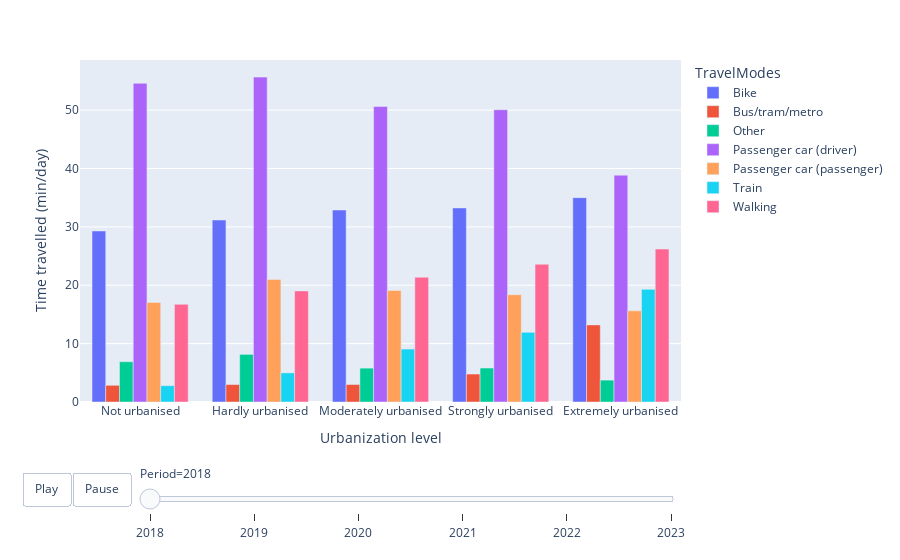

Write notebook code for a chart like this one.
### Code cell
barplotanimation(datanototal, 'Time_Travelled_Minutes_Per_Day', urbanization_order, 'Time travelled (min/day)')

### Figure 1 — Plotly figure (JSON) as saved in the notebook; plotly's stock layout.template omitted (floating-point values rounded to 4 significant figures)
{"data": [{"alignmentgroup": "True", "hovertemplate": "TravelModes=Bike<br>Period=2018<br>Urbanization level=%{x}<br>Time travelled (min/day)=%{y}<extra></extra>", "legendgroup": "Bike", "marker": {"color": "#636efa", "pattern": {"shape": ""}}, "name": "Bike", "offsetgroup": "Bike", "orientation": "v", "showlegend": true, "textposition": "auto", "type": "bar", "x": ["Extremely urbanised", "Hardly urbanised", "Moderately urbanised", "Not urbanised", "Strongly urbanised"], "xaxis": "x", "y": [35.01, 31.18, 32.89, 29.3, 33.25], "yaxis": "y"}, {"alignmentgroup": "True", "hovertemplate": "TravelModes=Bus/tram/metro<br>Period=2018<br>Urbanization level=%{x}<br>Time travelled (min/day)=%{y}<extra></extra>", "legendgroup": "Bus/tram/metro", "marker": {"color": "#EF553B", "pattern": {"shape": ""}}, "name": "Bus/tram/metro", "offsetgroup": "Bus/tram/metro", "orientation": "v", "showlegend": true, "textposition": "auto", "type": "bar", "x": ["Extremely urbanised", "Hardly urbanised", "Moderately urbanised", "Not urbanised", "Strongly urbanised"], "xaxis": "x", "y": [13.21, 2.99, 3, 2.86, 4.79], "yaxis": "y"}, {"alignmentgroup": "True", "hovertemplate": "TravelModes=Other<br>Period=2018<br>Urbanization level=%{x}<br>Time travelled (min/day)=%{y}<extra></extra>", "legendgroup": "Other", "marker": {"color": "#00cc96", "pattern": {"shape": ""}}, "name": "Other", "offsetgroup": "Other", "orientation": "v", "showlegend": true, "textposition": "auto", "type": "bar", "x": ["Extremely urbanised", "Hardly urbanised", "Moderately urbanised", "Not urbanised", "Strongly urbanised"], "xaxis": "x", "y": [3.75, 8.16, 5.8, 6.9, 5.82], "yaxis": "y"}, {"alignmentgroup": "True", "hovertemplate": "TravelModes=Passenger car (driver)<br>Period=2018<br>Urbanization level=%{x}<br>Time travelled (min/day)=%{y}<extra></extra>", "legendgroup": "Passenger car (driver)", "marker": {"color": "#ab63fa", "pattern": {"shape": ""}}, "name": "Passenger car (driver)", "offsetgroup": "Passenger car (driver)", "orientation": "v", "showlegend": true, "textposition": "auto", "type": "bar", "x": ["Extremely urbanised", "Hardly urbanised", "Moderately urbanised", "Not urbanised", "Strongly urbanised"], "xaxis": "x", "y": [38.86, 55.66, 50.63, 54.6, 50.07], "yaxis": "y"}, {"alignmentgroup": "True", "hovertemplate": "TravelModes=Passenger car (passenger)<br>Period=2018<br>Urbanization level=%{x}<br>Time travelled (min/day)=%{y}<extra></extra>", "legendgroup": "Passenger car (passenger)", "marker": {"color": "#FFA15A", "pattern": {"shape": ""}}, "name": "Passenger car (passenger)", "offsetgroup": "Passenger car (passenger)", "orientation": "v", "showlegend": true, "textposition": "auto", "type": "bar", "x": ["Extremely urbanised", "Hardly urbanised", "Moderately urbanised", "Not urbanised", "Strongly urbanised"], "xaxis": "x", "y": [15.62, 20.98, 19.1, 17.06, 18.38], "yaxis": "y"}, {"alignmentgroup": "True", "hovertemplate": "TravelModes=Train<br>Period=2018<br>Urbanization level=%{x}<br>Time travelled (min/day)=%{y}<extra></extra>", "legendgroup": "Train", "marker": {"color": "#19d3f3", "pattern": {"shape": ""}}, "name": "Train", "offsetgroup": "Train", "orientation": "v", "showlegend": true, "textposition": "auto", "type": "bar", "x": ["Extremely urbanised", "Hardly urbanised", "Moderately urbanised", "Not urbanised", "Strongly urbanised"], "xaxis": "x", "y": [19.3, 4.99, 9.07, 2.8, 11.93], "yaxis": "y"}, {"alignmentgroup": "True", "hovertemplate": "TravelModes=Walking<br>Period=2018<br>Urbanization level=%{x}<br>Time travelled (min/day)=%{y}<extra></extra>", "legendgroup": "Walking", "marker": {"color": "#FF6692", "pattern": {"shape": ""}}, "name": "Walking", "offsetgroup": "Walking", "orientation": "v", "showlegend": true, "textposition": "auto", "type": "bar", "x": ["Extremely urbanised", "Hardly urbanised", "Moderately urbanised", "Not urbanised", "Strongly urbanised"], "xaxis": "x", "y": [26.2, 19.03, 21.38, 16.73, 23.6], "yaxis": "y"}], "layout": {"barmode": "group", "legend": {"title": {"text": "TravelModes"}, "tracegroupgap": 0}, "margin": {"t": 60}, "sliders": [{"active": 0, "currentvalue": {"prefix": "Period="}, "len": 0.9, "pad": {"b": 10, "t": 60}, "steps": [{"args": [["2018"], {"frame": {"duration": 0, "redraw": true}, "fromcurrent": true, "mode": "immediate", "transition": {"duration": 0, "easing": "linear"}}], "label": "2018", "method": "animate"}, {"args": [["2019"], {"frame": {"duration": 0, "redraw": true}, "fromcurrent": true, "mode": "immediate", "transition": {"duration": 0, "easing": "linear"}}], "label": "2019", "method": "animate"}, {"args": [["2020"], {"frame": {"duration": 0, "redraw": true}, "fromcurrent": true, "mode": "immediate", "transition": {"duration": 0, "easing": "linear"}}], "label": "2020", "method": "animate"}, {"args": [["2021"], {"frame": {"duration": 0, "redraw": true}, "fromcurrent": true, "mode": "immediate", "transition": {"duration": 0, "easing": "linear"}}], "label": "2021", "method": "animate"}, {"args": [["2022"], {"frame": {"duration": 0, "redraw": true}, "fromcurrent": true, "mode": "immediate", "transition": {"duration": 0, "easing": "linear"}}], "label": "2022", "method": "animate"}, {"args": [["2023"], {"frame": {"duration": 0, "redraw": true}, "fromcurrent": true, "mode": "immediate", "transition": {"duration": 0, "easing": "linear"}}], "label": "2023", "method": "animate"}], "x": 0.1, "xanchor": "left", "y": 0, "yanchor": "top"}], "updatemenus": [{"buttons": [{"args": [null, {"frame": {"duration": 2000, "redraw": true}, "fromcurrent": true, "transition": {"duration": 1000}}], "label": "Play", "method": "animate"}, {"args": [[null], {"frame": {"duration": 0, "redraw": false}, "mode": "immediate", "transition": {"duration": 0}}], "label": "Pause", "method": "animate"}], "direction": "left", "pad": {"r": 10, "t": 70}, "showactive": false, "type": "buttons", "x": 0.1, "xanchor": "right", "y": 0, "yanchor": "top"}], "xaxis": {"anchor": "y", "categoryarray": ["Not urbanised", "Hardly urbanised", "Moderately urbanised", "Strongly urbanised", "Extremely urbanised"], "categoryorder": "array", "domain": [0, 1], "title": {"text": "Urbanization level"}}, "yaxis": {"anchor": "x", "domain": [0, 1], "title": {"text": "Time travelled (min/day)"}}}}
